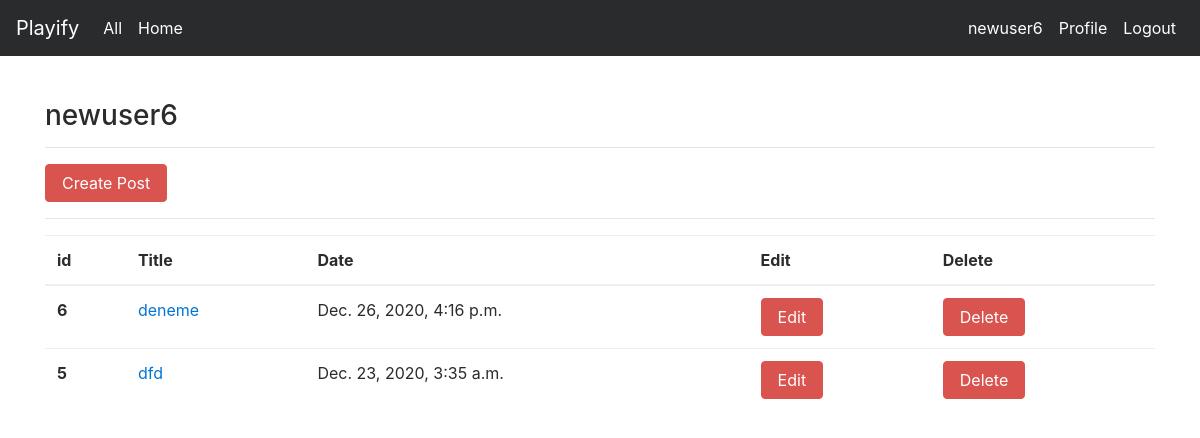
Screenshot of /articles/dashboard/ (signed in) with the database file from the repository.
### article/models.py (models this page shows, shortened)
class Article(models.Model):
    author = models.ForeignKey("auth.User",on_delete = models.CASCADE,verbose_name = "Username ")
    title = models.CharField(max_length = 50,verbose_name = "Title")
    content = RichTextField()
    created_date = models.DateTimeField(auto_now_add=True,verbose_name="Creating Time")
    article_image = models.FileField(blank = True,null = True,verbose_name = "Add Image")
    class Meta:
        ordering = ['-created_date']

### article/views.py (the view)
# urls.py: path('dashboard/',views.dashboard,name = "dashboard"),
@login_required(login_url = "user:login")
def dashboard(request):
    articles = Article.objects.filter(author = request.user)
    context = {
        "articles":articles
    }
    return render(request,"dashboard.html",context)

### templates/dashboard.html
{% extends "layout.html" %}
{% block body %}
<h3>{{request.user.username}}</h3>
<hr>
<a class = "btn btn-danger" href = "{% url 'article:addarticle' %}">Create Post </a>
<hr>
{% if articles %}
<table class="table">
        <thead>
          <tr>
            <th scope="col">id</th>
            <th scope="col">Title</th>
            <th scope="col">Date</th>
            <th scope="col">Edit</th>
            <th scope="col">Delete</th>
          </tr>
        </thead>
        <tbody>
          {% for article in articles %}
          <tr>
            <th scope="row">{{article.id}}</th>
            <td><a href="{% url 'article:detail' article.id %}">{{article.title}}</a></td>
            <td>{{article.created_date}}</td>
            <td><a href="{% url 'article:update' article.id %}" class = "btn btn-danger">Edit</a></td>
            <td><a href="{% url 'article:delete' article.id %}" class = "btn btn-danger">Delete</a> </td>
          </tr>
          {% endfor %}
        </tbody>
      </table>
{% else %}
<div class = "alert alert-danger">
    No post shared yet...
</div>
{% endif %}
{% endblock body %}

### templates/includes/navbar.html (shortened to what this page needs)
<nav class="navbar navbar-toggleable-md navbar-inverse fixed-top bg-inverse">
        <a class="navbar-brand" href="{% url 'index'  %}">Playify</a>
        <div class="collapse navbar-collapse" id="navbarCollapse">
          <ul class="navbar-nav mr-auto">
            {% if request.user.is_authenticated %}
            <li class="nav-item active">
                <a class="nav-link" href="{% url 'article:articles'  %}">All</a>
            </li>
            <li class="nav-item active">
              <a class="nav-link" href="{% url 'article:articles'  %}main">Home</a>
          </li>
          </ul>
          <ul class="navbar-nav ml-auto">
          <li class="nav-item active">
            <a class="nav-link" href="{% url 'article:dashboard'  %}">{{request.user.username}}</a>
          </li>
          <li class="nav-item active">
            <a class="nav-link" href="{{ HTTP_HOST }}/user/profile/{{article.author.username}}">Profile</a>
          </li>
          <li class="nav-item active">
            <a class="nav-link" href="{% url 'user:logout'  %}">Logout</a>
          </li>
          {% endif %}
          </ul>
        </div>
</nav>

### rows the page displays
Article: id "6", title "deneme", created_date "Dec. 26, 2020, 4:16 p.m."
Article: id "5", title "dfd", created_date "Dec. 23, 2020, 3:35 a.m."

### other values shown
{{ request.user.username }} "newuser6"
